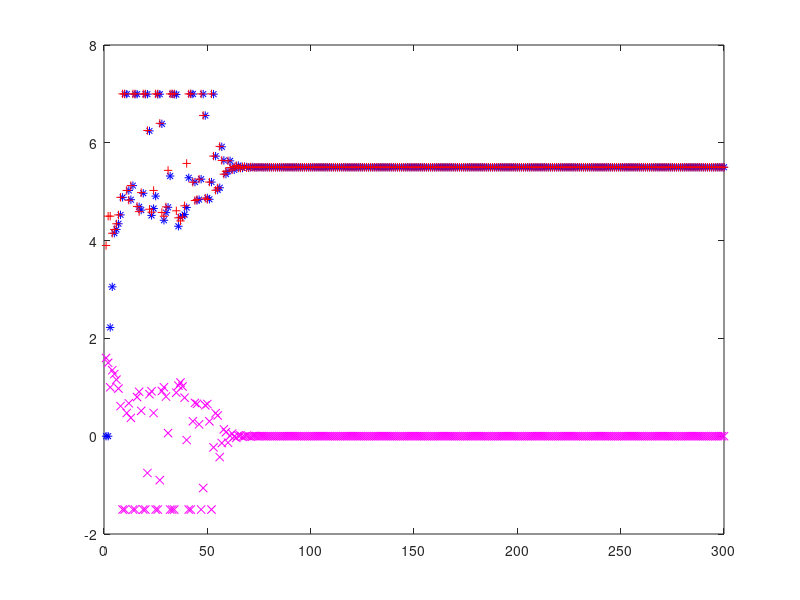

Source code (MATLAB):
%初始化
clear
s=0.01;
Yout(1,1)=3.9;
Yout(2,1)=4.5;
Yout(3,1)=4.5;
Rin=5.5;
U0=18;
cha0=0;
Ic=eye(3);
Ii=eye(25);
Ec0=2;
Ei0=2;
g=4710;
Ch0=10^(-4);
e(1,1)=1.6;
e(2,1)=1.5;
Ch0=10^(-4.1);
xc0=[0;18.4;0];
netc0=[0;0;0];
c=10;
hi=0.001;
hc=0.001;
Q=1.05;
xwc10=[0,0,0]';
xwc11=[0.1,4.8,0.5]';
tiaocha=0;
aef=0;
z=10;
y=0.03;
y1=0.6;
a=1;
b=1;
r=0.2;
max=300;
Wij=y*ones(5,4);
W1i=y1*ones(1,5);
W13=(xwc11)';
%计算网络输出及误差指标函数E(x)
for k=3:1:max
    %NNC输出
   e(k,1)=Rin-Yout(k,1);
   P=e(k,1);
   I=e(k,1);
   D=e(k,1)-e((k-1),1);
   netc=[P;I;D];
   %比例元
     if (netc(1,1)<-1)
        xc(1,1)=-1;
    elseif (netc(1,1)>1)
        xc(1,1)=1;
    else 
        xc(1,1)=netc(1,1);
    end
    %积分元
    if (abs(netc(2,1))<=a)
        fnetc=1;
    elseif (abs(netc(2,1))>=(a+b))
        fnetc=abs(netc(2,1))/(2*(a+b));
    else
        if((netc(2,1)<0))
        fnetc=abs(netc(2,1))/(a+b);
    else(netc(2,1)>0)
        fnetc=(a-abs(netc(2,1))+b)/a;
    end
    end
        xc(2,1)=xc0(2,1)+fnetc*netc(2,1);
       if (xc(2,1)>10)
          xc(2,1)=10;
        elseif (xc(2,1)<2)
           xc(2,1)=2;
       else
          xc(2,1)=xc(2,1);
        end
     %微分元
     xc(3,1)=(1-r)*(netc(3,1))+r*xc0(3,1);
     if (xc(3,1)>1)
         xc(3,1)=1;
     elseif (xc(3,1)<-1)
         xc(3,1)=-1;
     else 
         xc(3,1)=xc(3,1);
     end
     xu=W13*xc/z;
     U=xu;
  if(U<4)
       U=4;
   elseif(U>22)
       U=22;
   end
     
     %NNI输出
     xir=[Yout(k,1);Yout((k-1),1);U;U0];
     neti=Wij*xir;
     for i=1:1:5
         xi(i,1)=tanh(neti(i,1));
     end
     Ymout(k,1)=W1i*xi;
     %修正Ymout错误值
     if (Ymout(k,1)>7)
         Ymout(k,1)=7;
      
     elseif (Ymout(k,1)<2)
         Ymout(k,1)=2;
        
     end
     Ec=(e(k,1))^2;
     Ei=(Yout(k,1)-Ymout(k,1))^2;
     %if(Ec<s)
      %   break;
      %end
     if (Ec<Ec0)
         hc=hc/Q;
     else
         hc=hc*Q;
     end
     if (Ei<Ei0)
         hi=hi/Q;
     else
         hi=hi*Q;
     end
%计算Jacobian矩阵J(x)
xwi=[Wij(1,1),Wij(1,2),Wij(1,3),Wij(1,4),Wij(2,1),Wij(2,2),Wij(2,3),Wij(2,4),Wij(3,1),Wij(3,2),Wij(3,3),Wij(3,4),Wij(4,1),Wij(4,2),Wij(4,3),Wij(4,4),Wij(5,1),Wij(5,2),Wij(5,3),Wij(5,4),W1i(1,1),W1i(1,2),W1i(1,3),W1i(1,4),W1i(1,5)]';
%NNI
for i1=21:1:25
    Ji(1,i1)=-xi((i1-20),1);
end
momenti=1;
for i2=1:1:5
    for j2=1:1:4
        Ji(1,momenti)=-W1i(1,i2)*(1-xi(i2,1)^2)*xir(j2,1);
        momenti=momenti+1;
    end
end
%NNC
Yout_U=0;
xwc11=W13';
for i3=1:1:5
    Yout_U0=(1-xi(i3,1)^2)*W1i(1,i3)*Wij(i3,3);
    Yout_U=Yout_U+Yout_U0;
end
for i4=1:1:3
    Jc(1,i4)=(-(xc(i4,1)*Yout_U)/z);
end
%分别计算修正后的权值，并通过权值修正来计算U及Yout
chakanbianhua=inv((Jc'*Jc+hc*Ic))*Jc'*e(k,1)
xwc1=xwc11-chakanbianhua+aef*(xwc11-xwc10);
xwi1=xwi-inv((Ji'*Ji+hi*Ii))*Ji'*(Yout(k,1)-Ymout(k,1));
xwc10=xwc11;
xwc11=xwc1;
for i5=21:1:25
    W1i(1,(i5-20))=xwi1(i5,1);
end
momenti1=1;
for i6=1:1:5
    for j6=1:1:4
        Wij(i6,j6)=xwi1(momenti1,1);
        momenti1=momenti1+1;
    end
end
    W13=xwc11';
%需进行循环的量
Ec0=Ec;Ei0=Ei;netc0=netc;xc0=xc;
%计算修正后的U,Yout值
   xu=W13*xc/z;
     U=xu;
   %权值峰值的限制
   if(U<4)
       U=4;
   elseif(U>22)      
       U=22;
   end
%防止误差过大的办法
if((Rin-Yout(k,1))>2)
 U=U+tiaocha;
 %else
 %if((Rin-Yout(k,1))<-1)
  %U=U-tiaocha;  
end
%修正后再进行循环的量
U0=U;
%实际的输出,
cha=cha0+(2*(g-250*U))/(30000000*pi);
if (cha>10^(-2))
    cha=10^(-2)-Ch0;    
end
if((Ch0==10^(-2))&(cha>0))
    cha=0;
end
Ch=Ch0+cha;
if (Ch<10^(-7))
    cha0=Ch-10^(-7);
    Ch=10^(-7);
elseif(Ch>10^(-2))
  Ch=10^(-2);
   cha0=0;
else
   cha0=0;
end
Ch0=Ch;
Yout(k+1,1)=-log10(Ch);
end
t=1:1:k;
plot(t,Ymout(t,1),'b*',t,Yout(t,1),'r+',t,e(t,1),'mx');